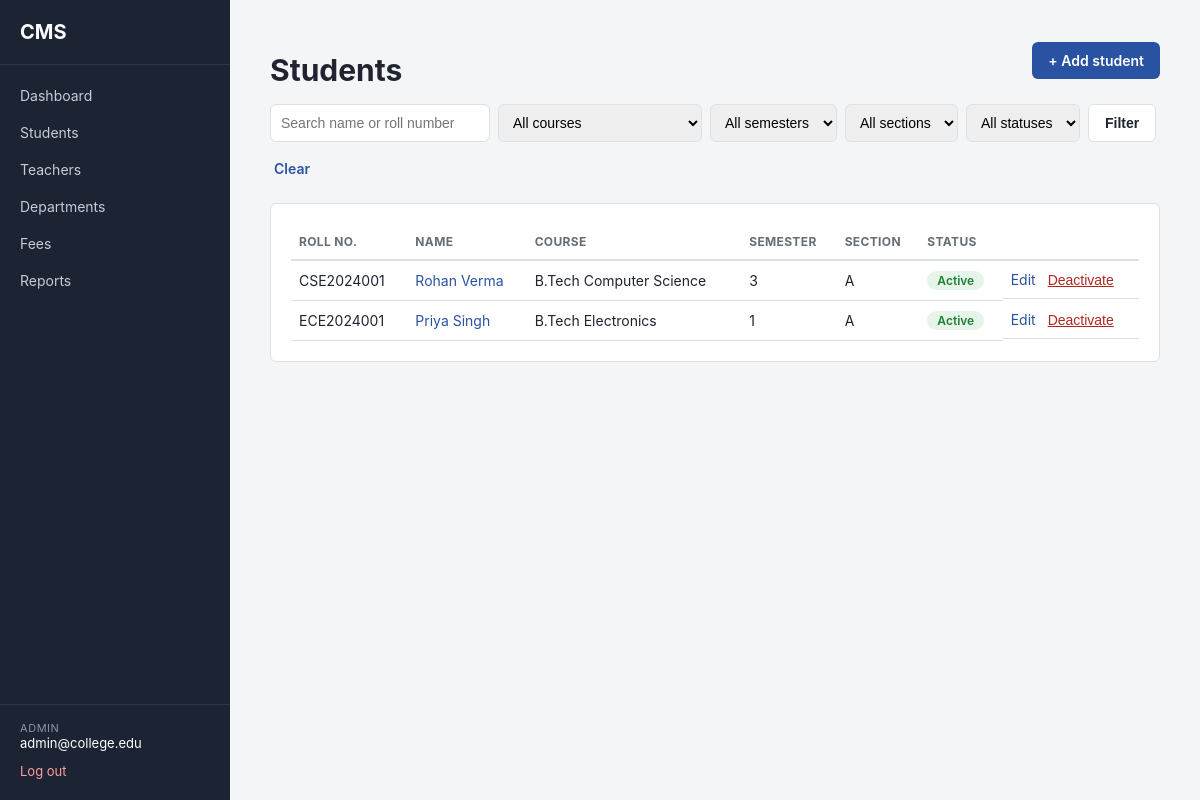
Page /admin/students/ (signed in) on the committed database.
### app/models/user.py (models this page shows, shortened)
class User(db.Model, UserMixin, TimestampMixin):
    __tablename__ = "users"
    id = db.Column(db.Integer, primary_key=True)
    email = db.Column(db.String(120), unique=True, nullable=False, index=True)
    password_hash = db.Column(db.String(255), nullable=False)
    role = db.Column(db.String(20), nullable=False)
    is_active_account = db.Column(db.Boolean, default=True, nullable=False)
    student_profile = db.relationship(
        "Student", backref="user", uselist=False, cascade="all, delete-orphan"
    )
    teacher_profile = db.relationship(
        "Teacher", backref="user", uselist=False, cascade="all, delete-orphan"
    )
    @property
    def is_active(self):
        return self.is_active_account
    def is_admin(self):
        return self.role == "admin"

### app/models/student.py (models this page shows, shortened)
class Student(db.Model, TimestampMixin):
    __tablename__ = "students"
    id = db.Column(db.Integer, primary_key=True)
    user_id = db.Column(
        db.Integer, db.ForeignKey("users.id"), unique=True, nullable=False
    )
    roll_number = db.Column(db.String(30), unique=True, nullable=False)
    full_name = db.Column(db.String(150), nullable=False)
    date_of_birth = db.Column(db.Date, nullable=True)
    gender = db.Column(db.String(20), nullable=True)
    phone = db.Column(db.String(20), nullable=True)
    address = db.Column(db.String(255), nullable=True)
    admission_date = db.Column(db.Date, nullable=True)
    course_id = db.Column(db.Integer, db.ForeignKey("courses.id"), nullable=False)
    current_semester_id = db.Column(
        db.Integer, db.ForeignKey("semesters.id"), nullable=True
    )
    section_id = db.Column(db.Integer, db.ForeignKey("sections.id"), nullable=True)
    is_active_student = db.Column(db.Boolean, default=True, nullable=False)
    current_semester = db.relationship(
        "Semester", foreign_keys=[current_semester_id]
    )
    enrollments = db.relationship("Enrollment", backref="student", lazy=True)
    attendance_records = db.relationship("Attendance", backref="student", lazy=True)
    marks_records = db.relationship("Marks", backref="student", lazy=True)
    fees = db.relationship("Fee", backref="student", lazy=True)

### app/models/course.py (models this page shows, shortened)
class Course(db.Model, TimestampMixin):
    __tablename__ = "courses"
    id = db.Column(db.Integer, primary_key=True)
    name = db.Column(db.String(100), nullable=False)
    code = db.Column(db.String(20), unique=True, nullable=False)
    duration_years = db.Column(db.Integer, nullable=False, default=4)
    department_id = db.Column(
        db.Integer, db.ForeignKey("departments.id"), nullable=False
    )
    semesters = db.relationship("Semester", backref="course", lazy=True)
    students = db.relationship("Student", backref="course", lazy=True)

### app/models/semester.py (models this page shows, shortened)
class Semester(db.Model, TimestampMixin):
    __tablename__ = "semesters"
    id = db.Column(db.Integer, primary_key=True)
    number = db.Column(db.Integer, nullable=False)  # 1, 2, 3 ...
    course_id = db.Column(db.Integer, db.ForeignKey("courses.id"), nullable=False)
    sections = db.relationship("Section", backref="semester", lazy=True)
    subjects = db.relationship("Subject", backref="semester", lazy=True)
    __table_args__ = (
        db.UniqueConstraint("course_id", "number", name="uq_course_semester"),
    )

### app/models/section.py (models this page shows, shortened)
class Section(db.Model, TimestampMixin):
    __tablename__ = "sections"
    id = db.Column(db.Integer, primary_key=True)
    name = db.Column(db.String(10), nullable=False)  # "A", "B", ...
    semester_id = db.Column(db.Integer, db.ForeignKey("semesters.id"), nullable=False)
    students = db.relationship("Student", backref="section", lazy=True)
    __table_args__ = (
        db.UniqueConstraint("semester_id", "name", name="uq_semester_section"),
    )

### app/routes/students.py (the view)
@students_bp.route("/")
@login_required
@role_required("admin")
def list_students():
    query = Student.query.join(User)
    search = request.args.get("q", "").strip()
    if search:
        like = f"%{search}%"
        query = query.filter(
            db.or_(Student.full_name.ilike(like), Student.roll_number.ilike(like))
        )
    course_id = request.args.get("course_id", type=int)
    if course_id:
        query = query.filter(Student.course_id == course_id)
    semester_id = request.args.get("semester_id", type=int)
    if semester_id:
        query = query.filter(Student.current_semester_id == semester_id)
    section_id = request.args.get("section_id", type=int)
    if section_id:
        query = query.filter(Student.section_id == section_id)
    status = request.args.get("status", "")
    if status == "active":
        query = query.filter(Student.is_active_student.is_(True))
    elif status == "inactive":
        query = query.filter(Student.is_active_student.is_(False))
    students = query.order_by(Student.roll_number).all()
    courses = Course.query.order_by(Course.name).all()
    semesters = Semester.query.order_by(Semester.number).all()
    sections = Section.query.order_by(Section.name).all()
    return render_template(
        "students/list.html",
        students=students,
        courses=courses,
        semesters=semesters,
        sections=sections,
        filters={
            "q": search,
            "course_id": course_id,
            "semester_id": semester_id,
            "section_id": section_id,
            "status": status,
        },
    )

### app/templates/students/list.html (shortened to what this page needs)
{% extends "base.html" %}
{% block content %}
<div class="page-header">
    <h1>Students</h1>
    <a href="{{ url_for('students.add_student') }}" class="btn btn-primary">+ Add student</a>
</div>
<form method="GET" class="filter-bar">
    <input type="text" name="q" value="{{ filters.q }}" placeholder="Search name or roll number">
    <select name="course_id">
        <option value="">All courses</option>
    </select>
    <select name="semester_id">
        <option value="">All semesters</option>
    </select>
    <select name="section_id">
        <option value="">All sections</option>
    </select>
    <select name="status">
        <option value="">All statuses</option>
    </select>
    <button type="submit" class="btn btn-secondary">Filter</button>
    <a href="{{ url_for('students.list_students') }}" class="btn btn-link">Clear</a>
</form>
<div class="card">
    {% if students %}
    <table class="data-table">
        <thead>
            <tr>
                <th>Roll No.</th>
                <th>Name</th>
                <th>Course</th>
                <th>Semester</th>
                <th>Section</th>
                <th>Status</th>
                <th></th>
            </tr>
        </thead>
        <tbody>
            {% for student in students %}
            <tr>
                <td>{{ student.roll_number }}</td>
                <td><a href="{{ url_for('students.view_student', student_id=student.id) }}">{{ student.full_name }}</a></td>
                <td>{{ student.course.name if student.course else "-" }}</td>
                <td>{{ student.current_semester.number if student.current_semester else "-" }}</td>
                <td>{{ student.section.name if student.section else "-" }}</td>
                <td>
                    <span class="badge {{ 'badge-success' if student.is_active_student else 'badge-muted' }}">
                        {{ "Active" if student.is_active_student else "Inactive" }}
                    </span>
                </td>
                <td class="actions-cell">
                    <a href="{{ url_for('students.edit_student', student_id=student.id) }}">Edit</a>
                    <form method="POST" action="{{ url_for('students.toggle_active', student_id=student.id) }}"
                          onsubmit="return confirm('{{ 'Deactivate' if student.is_active_student else 'Activate' }} {{ student.full_name }}?');">
                        <button type="submit" class="link-button">
                            {{ "Deactivate" if student.is_active_student else "Activate" }}
                        </button>
                    </form>
                </td>
            </tr>
            {% endfor %}
        </tbody>
    </table>
    {% else %}
    <div class="empty-state">
        <p>No students match these filters.</p>
    </div>
    {% endif %}
</div>
{% endblock %}

### app/templates/base.html (shortened to what this page needs)
<!DOCTYPE html>
<html lang="en">
<head>
    <link rel="stylesheet" href="{{ url_for('static', filename='css/style.css') }}">
</head>
<body>
{% if current_user.is_authenticated %}
<div class="layout">
    <aside class="sidebar">
        <div class="sidebar-brand">CMS</div>
        <nav class="sidebar-nav">
            <a href="{{ url_for('main.dashboard') }}" class="nav-link">Dashboard</a>
            {% if current_user.is_admin() %}
                <a href="{{ url_for('students.list_students') }}" class="nav-link">Students</a>
                <a href="{{ url_for('teachers.list_teachers') }}" class="nav-link">Teachers</a>
                <a href="#" class="nav-link">Departments</a>
                <a href="#" class="nav-link">Fees</a>
                <a href="#" class="nav-link">Reports</a>
            {% elif current_user.is_teacher() %}
                <a href="#" class="nav-link">My Subjects</a>
                <a href="#" class="nav-link">Attendance</a>
                <a href="#" class="nav-link">Marks</a>
            {% else %}
                <a href="#" class="nav-link">My Attendance</a>
                <a href="#" class="nav-link">My Marks</a>
                <a href="#" class="nav-link">My Fees</a>
            {% endif %}
        </nav>
        <div class="sidebar-footer">
            <div class="user-chip">
                <span class="user-role">{{ current_user.role }}</span>
                <span class="user-email">{{ current_user.email }}</span>
            </div>
            <a href="{{ url_for('auth.logout') }}" class="logout-link">Log out</a>
        </div>
    </aside>
    <main class="content">
        {% block content %}{% endblock %}
    </main>
</div>
{% else %}
    {% include "_flash.html" %}
    {% block guest_content %}{% endblock %}
{% endif %}
</body>
</html>

### app/static/css/style.css (style rules this page uses)
:root { --color-bg: #f4f5f7; --color-surface: #ffffff; --color-border: #dde1e6; --color-text: #1f2430; --color-text-muted: #656d76; --color-primary: #2952a3; --color-primary-dark: #1f3f80; --color-sidebar-bg: #1c2333; --color-sidebar-text: #c7cbd6; --color-sidebar-text-active: #ffffff; --color-success: #1e7e34; --color-danger: #b3261e; --color-warning: #8a6d00; --color-info: #14618c; --radius: 6px; --font: -apple-system, BlinkMacSystemFont, "Segoe UI", Roboto, Helvetica, Arial, sans-serif; }
* { box-sizing: border-box; }
body { margin: 0; font-family: var(--font); background: var(--color-bg); color: var(--color-text); font-size: 15px; }
a { color: var(--color-primary); text-decoration: none; }
.layout { display: flex; min-height: 100vh; }
.sidebar { width: 230px; flex-shrink: 0; background: var(--color-sidebar-bg); color: var(--color-sidebar-text); display: flex; flex-direction: column; padding: 20px 0; }
.sidebar-brand { font-weight: 700; font-size: 20px; color: #fff; padding: 0 20px 20px 20px; border-bottom: 1px solid rgba(255, 255, 255, 0.08); }
.sidebar-nav { display: flex; flex-direction: column; margin-top: 12px; flex-grow: 1; }
.nav-link { color: var(--color-sidebar-text); padding: 10px 20px; font-size: 14px; }
.sidebar-footer { padding: 16px 20px 0 20px; border-top: 1px solid rgba(255, 255, 255, 0.08); }
.user-chip { display: flex; flex-direction: column; margin-bottom: 10px; }
.user-role { text-transform: uppercase; font-size: 11px; letter-spacing: 0.05em; color: #8b93a7; }
.user-email { font-size: 13px; color: #fff; }
.logout-link { font-size: 13px; color: #ff9d9d; }
.content { flex-grow: 1; padding: 32px 40px; max-width: 1100px; }
.card { background: var(--color-surface); border: 1px solid var(--color-border); border-radius: var(--radius); padding: 20px; margin-top: 16px; }
.btn { display: inline-block; border: none; border-radius: var(--radius); padding: 10px 16px; font-size: 14px; font-weight: 600; cursor: pointer; }
.btn-primary { background: var(--color-primary); color: #fff; }
.page-header { display: flex; align-items: center; justify-content: space-between; margin-bottom: 4px; }
.page-header h1 { margin-bottom: 0; }
.filter-bar { display: flex; flex-wrap: wrap; gap: 8px; margin-top: 16px; margin-bottom: 4px; }
.filter-bar input, .filter-bar select { padding: 8px 10px; border: 1px solid var(--color-border); border-radius: var(--radius); font-size: 14px; }
.filter-bar input[type="text"] { min-width: 220px; }
.btn-secondary { background: var(--color-surface); color: var(--color-text); border: 1px solid var(--color-border); }
.btn-link { background: none; color: var(--color-primary); padding: 10px 4px; }
.data-table { width: 100%; border-collapse: collapse; font-size: 14px; }
.data-table th { text-align: left; padding: 10px 8px; border-bottom: 2px solid var(--color-border); color: var(--color-text-muted); font-size: 12px; text-transform: uppercase; letter-spacing: 0.03em; }
.data-table td { padding: 10px 8px; border-bottom: 1px solid var(--color-border); vertical-align: middle; }
.actions-cell { display: flex; gap: 12px; align-items: center; }
.actions-cell form { display: inline; }
.link-button { background: none; border: none; padding: 0; color: var(--color-danger); text-decoration: underline; cursor: pointer; font-size: 14px; }
.badge { display: inline-block; padding: 2px 10px; border-radius: 100px; font-size: 12px; font-weight: 600; }
.badge-success { background: #e6f4ea; color: var(--color-success); }

### rows in the picture
User: role "ADMIN", email "admin@college.edu"
Student: roll_number "CSE2024001", full_name "Rohan Verma", course "B.Tech Computer Science", current_semester "3", section "A", is_active_student "Active", is_active_student "Deactivate"
Student: roll_number "ECE2024001", full_name "Priya Singh", course "B.Tech Electronics", current_semester "1", section "A", is_active_student "Active", is_active_student "Deactivate"
